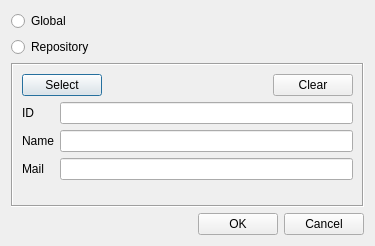
<?xml version="1.0" encoding="UTF-8"?>
<ui version="4.0">
 <class>SetGpgSigningDialog</class>
 <widget class="QDialog" name="SetGpgSigningDialog">
  <property name="geometry">
   <rect>
    <x>0</x>
    <y>0</y>
    <width>375</width>
    <height>246</height>
   </rect>
  </property>
  <property name="windowTitle">
   <string>Set GPG Signing</string>
  </property>
  <layout class="QVBoxLayout" name="verticalLayout">
   <item>
    <widget class="QRadioButton" name="radioButton_global">
     <property name="sizePolicy">
      <sizepolicy hsizetype="Expanding" vsizetype="Fixed">
       <horstretch>0</horstretch>
       <verstretch>0</verstretch>
      </sizepolicy>
     </property>
     <property name="text">
      <string>Global</string>
     </property>
    </widget>
   </item>
   <item>
    <widget class="QRadioButton" name="radioButton_repository">
     <property name="sizePolicy">
      <sizepolicy hsizetype="Expanding" vsizetype="Fixed">
       <horstretch>0</horstretch>
       <verstretch>0</verstretch>
      </sizepolicy>
     </property>
     <property name="text">
      <string>Repository</string>
     </property>
    </widget>
   </item>
   <item>
    <widget class="QFrame" name="frame">
     <property name="frameShape">
      <enum>QFrame::Box</enum>
     </property>
     <property name="frameShadow">
      <enum>QFrame::Sunken</enum>
     </property>
     <layout class="QFormLayout" name="formLayout">
      <item row="1" column="0">
       <widget class="QLabel" name="label">
        <property name="text">
         <string>ID</string>
        </property>
       </widget>
      </item>
      <item row="1" column="1">
       <widget class="ReadOnlyLineEdit" name="lineEdit_id"/>
      </item>
      <item row="2" column="0">
       <widget class="QLabel" name="label_2">
        <property name="text">
         <string>Name</string>
        </property>
       </widget>
      </item>
      <item row="2" column="1">
       <widget class="ReadOnlyLineEdit" name="lineEdit_name"/>
      </item>
      <item row="3" column="0">
       <widget class="QLabel" name="label_mail">
        <property name="text">
         <string>Mail</string>
        </property>
       </widget>
      </item>
      <item row="3" column="1">
       <widget class="ReadOnlyLineEdit" name="lineEdit_mail"/>
      </item>
      <item row="0" column="0" colspan="2">
       <layout class="QHBoxLayout" name="horizontalLayout_3">
        <item>
         <widget class="QPushButton" name="pushButton_select">
          <property name="text">
           <string>Select</string>
          </property>
         </widget>
        </item>
        <item>
         <spacer name="horizontalSpacer_2">
          <property name="orientation">
           <enum>Qt::Horizontal</enum>
          </property>
          <property name="sizeHint" stdset="0">
           <size>
            <width>40</width>
            <height>20</height>
           </size>
          </property>
         </spacer>
        </item>
        <item>
         <widget class="QPushButton" name="pushButton_clear">
          <property name="text">
           <string>Clear</string>
          </property>
         </widget>
        </item>
       </layout>
      </item>
     </layout>
    </widget>
   </item>
   <item>
    <layout class="QHBoxLayout" name="horizontalLayout">
     <item>
      <spacer name="horizontalSpacer">
       <property name="orientation">
        <enum>Qt::Horizontal</enum>
       </property>
       <property name="sizeHint" stdset="0">
        <size>
         <width>40</width>
         <height>20</height>
        </size>
       </property>
      </spacer>
     </item>
     <item>
      <widget class="QPushButton" name="pushButton_2">
       <property name="text">
        <string>OK</string>
       </property>
      </widget>
     </item>
     <item>
      <widget class="QPushButton" name="pushButton_3">
       <property name="text">
        <string>Cancel</string>
       </property>
      </widget>
     </item>
    </layout>
   </item>
  </layout>
 </widget>
 <customwidgets>
  <customwidget>
   <class>ReadOnlyLineEdit</class>
   <extends>QLineEdit</extends>
   <header>ReadOnlyLineEdit.h</header>
  </customwidget>
 </customwidgets>
 <tabstops>
  <tabstop>radioButton_global</tabstop>
  <tabstop>radioButton_repository</tabstop>
  <tabstop>pushButton_select</tabstop>
  <tabstop>pushButton_clear</tabstop>
  <tabstop>lineEdit_id</tabstop>
  <tabstop>lineEdit_name</tabstop>
  <tabstop>lineEdit_mail</tabstop>
  <tabstop>pushButton_2</tabstop>
  <tabstop>pushButton_3</tabstop>
 </tabstops>
 <resources/>
 <connections>
  <connection>
   <sender>pushButton_2</sender>
   <signal>clicked()</signal>
   <receiver>SetGpgSigningDialog</receiver>
   <slot>accept()</slot>
   <hints>
    <hint type="sourcelabel">
     <x>198</x>
     <y>190</y>
    </hint>
    <hint type="destinationlabel">
     <x>176</x>
     <y>185</y>
    </hint>
   </hints>
  </connection>
  <connection>
   <sender>pushButton_3</sender>
   <signal>clicked()</signal>
   <receiver>SetGpgSigningDialog</receiver>
   <slot>reject()</slot>
   <hints>
    <hint type="sourcelabel">
     <x>331</x>
     <y>191</y>
    </hint>
    <hint type="destinationlabel">
     <x>369</x>
     <y>197</y>
    </hint>
   </hints>
  </connection>
 </connections>
</ui>
